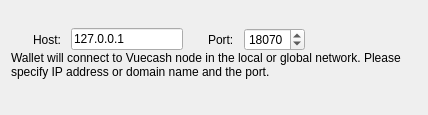
<?xml version="1.0" encoding="UTF-8"?>
<ui version="4.0">
 <class>ConnectionOptionsFrame</class>
 <widget class="QFrame" name="ConnectionOptionsFrame">
  <property name="geometry">
   <rect>
    <x>0</x>
    <y>0</y>
    <width>424</width>
    <height>115</height>
   </rect>
  </property>
  <property name="windowTitle">
   <string>Frame</string>
  </property>
  <property name="frameShape">
   <enum>QFrame::NoFrame</enum>
  </property>
  <property name="frameShadow">
   <enum>QFrame::Raised</enum>
  </property>
  <layout class="QVBoxLayout" name="verticalLayout_5">
   <property name="spacing">
    <number>0</number>
   </property>
   <item>
    <spacer name="verticalSpacer_2">
     <property name="orientation">
      <enum>Qt::Vertical</enum>
     </property>
     <property name="sizeHint" stdset="0">
      <size>
       <width>20</width>
       <height>10</height>
      </size>
     </property>
    </spacer>
   </item>
   <item>
    <layout class="QHBoxLayout" name="horizontalLayout_2">
     <property name="spacing">
      <number>10</number>
     </property>
     <item>
      <spacer name="horizontalSpacer_3">
       <property name="orientation">
        <enum>Qt::Horizontal</enum>
       </property>
       <property name="sizeType">
        <enum>QSizePolicy::Fixed</enum>
       </property>
       <property name="sizeHint" stdset="0">
        <size>
         <width>22</width>
         <height>20</height>
        </size>
       </property>
      </spacer>
     </item>
     <item>
      <widget class="QLabel" name="label_2">
       <property name="text">
        <string>Host:</string>
       </property>
      </widget>
     </item>
     <item>
      <widget class="QLineEdit" name="m_remoteHostEdit">
       <property name="enabled">
        <bool>true</bool>
       </property>
       <property name="text">
        <string>127.0.0.1</string>
       </property>
      </widget>
     </item>
     <item>
      <spacer name="horizontalSpacer_5">
       <property name="orientation">
        <enum>Qt::Horizontal</enum>
       </property>
       <property name="sizeType">
        <enum>QSizePolicy::Fixed</enum>
       </property>
       <property name="sizeHint" stdset="0">
        <size>
         <width>15</width>
         <height>20</height>
        </size>
       </property>
      </spacer>
     </item>
     <item>
      <widget class="QLabel" name="label_3">
       <property name="text">
        <string>Port:</string>
       </property>
      </widget>
     </item>
     <item alignment="Qt::AlignVCenter">
      <widget class="QSpinBox" name="m_remotePortSpin">
       <property name="enabled">
        <bool>true</bool>
       </property>
       <property name="minimum">
        <number>1</number>
       </property>
       <property name="maximum">
        <number>65535</number>
       </property>
       <property name="value">
        <number>18070</number>
       </property>
      </widget>
     </item>
     <item>
      <spacer name="horizontalSpacer_4">
       <property name="orientation">
        <enum>Qt::Horizontal</enum>
       </property>
       <property name="sizeHint" stdset="0">
        <size>
         <width>40</width>
         <height>20</height>
        </size>
       </property>
      </spacer>
     </item>
    </layout>
   </item>
   <item>
    <widget class="QLabel" name="m_remoteHelperLabel">
     <property name="sizePolicy">
      <sizepolicy hsizetype="Preferred" vsizetype="Expanding">
       <horstretch>0</horstretch>
       <verstretch>0</verstretch>
      </sizepolicy>
     </property>
     <property name="minimumSize">
      <size>
       <width>406</width>
       <height>36</height>
      </size>
     </property>
     <property name="text">
      <string>Wallet will connect to Vuecash node in the local or global network. Please specify IP address or domain name and the port.</string>
     </property>
     <property name="alignment">
      <set>Qt::AlignLeading|Qt::AlignLeft|Qt::AlignTop</set>
     </property>
     <property name="wordWrap">
      <bool>true</bool>
     </property>
     <property name="indent">
      <number>0</number>
     </property>
    </widget>
   </item>
   <item>
    <spacer name="verticalSpacer">
     <property name="orientation">
      <enum>Qt::Vertical</enum>
     </property>
     <property name="sizeType">
      <enum>QSizePolicy::Expanding</enum>
     </property>
     <property name="sizeHint" stdset="0">
      <size>
       <width>20</width>
       <height>10</height>
      </size>
     </property>
    </spacer>
   </item>
  </layout>
 </widget>
 <resources/>
 <connections>
  <connection>
   <sender>m_remoteHostEdit</sender>
   <signal>textChanged(QString)</signal>
   <receiver>ConnectionOptionsFrame</receiver>
   <slot>remoteHostNameChanged(QString)</slot>
   <hints>
    <hint type="sourcelabel">
     <x>390</x>
     <y>319</y>
    </hint>
    <hint type="destinationlabel">
     <x>372</x>
     <y>197</y>
    </hint>
   </hints>
  </connection>
 </connections>
 <slots>
  <slot>remoteHostNameChanged(QString)</slot>
 </slots>
</ui>
